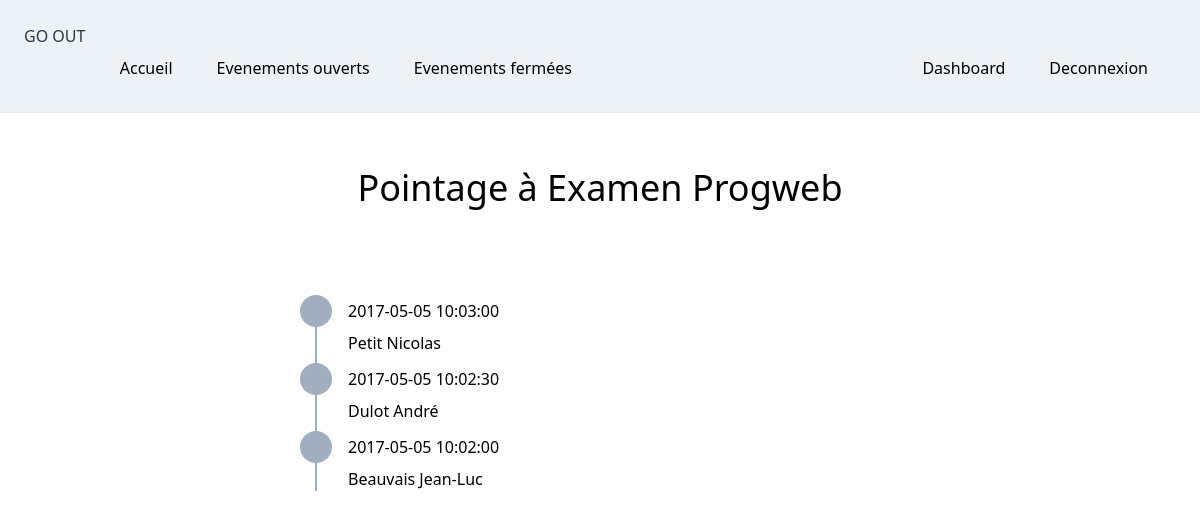
Page /participants.php?eid=1 (signed in) on the committed database.
### tables this page shows
CREATE TABLE `evenements` (
  `eid` int(11) NOT NULL,
  `intitule` varchar(100) NOT NULL,
  `description` text NOT NULL,
  `dateDebut` datetime NOT NULL,
  `dateFin` datetime NOT NULL,
  `type` enum('ouvert','ferme') NOT NULL,
  `cid` int(11) NOT NULL
);

CREATE TABLE `participations` (
  `ptid` int(11) NOT NULL,
  `eid` int(11) NOT NULL,
  `pid` int(11) NOT NULL,
  `date` datetime NOT NULL,
  `uid` int(11) NOT NULL
);

CREATE TABLE `personnes` (
  `pid` int(11) NOT NULL,
  `nom` varchar(30) NOT NULL,
  `prenom` varchar(30) NOT NULL
);

### auth/loader.php (called while the page is built, shortened)
<?php
spl_autoload_register(function ($class) {
    $path = explode('\\',$class);
    $class = array_pop($path);
});
$idm = new Pw\Auth\Identity\IdentityManager();

### auth/IdentityManager.php (called while the page is built, shortened)
<?php
class IdentityManager implements \ArrayAccess
{
    protected $storage;
    public function __construct(&$storage = null)
    {
        if (is_array($storage)) {
            $this->storage = &$storage;
        } elseif ($storage instanceof ArrayAccess) {
            $this->storage = $storage;
        } else {
            $this->storage = &$_SESSION;
        }
    }
    public function hasIdentity()
    {
        return isset($this->storage[self::IDKEY]) && isset($this->storage[self::IDKEY]['identity']);
    }
    public function getRole()
    {
        return $this->storage[self::IDKEY]['roles'][0];
    }
    public function hasRoles()
    {
        return $this->hasIdentity() && isset($this->storage[self::IDKEY]['roles']);
    }
}

### participants.php (the view, shortened to what this page needs)
<?php
    require("auth/EtreAuthentifie.php");
    $eid = $_GET['eid'];
    $SQL = "SELECT intitule FROM evenements WHERE eid = ? ";
    $st=$db->prepare($SQL);
    $st->execute([$eid]);
    if ($st->rowCount()==0) {
      header('Location: selecteve.php');
    }else {
      $resu = $st->fetch();
      $h = "Pointage à ".$resu['intitule'];
    }
    include("navbar.php");
    $SQL = "SELECT  * FROM participations pa INNER JOIN personnes pe ON pa.pid=pe.pid WHERE pa.eid = ? ORDER BY pa.date DESC";
    $st=$db->prepare($SQL);
    $st->execute([$eid]);
?>
<div class="relative mx-auto w-1/2 m-8">
  <div class="border-r-2 border-gray-500 mx-auto absolute h-full top-0" style="left: 15px"></div>
  <ul class="list-none mx-auto m-0 p-0">
    <?php
      while ($resu= $st->fetch()) {
    ?>
      <li class="mb-2 mx-auto">
        <div class="flex items-center mb-1">
          <div class="bg-gray-500 rounded-full h-8 w-8"></div>
          <div class="flex-1 ml-4 font-medium"><?php echo $resu['date']; ?></div>
        </div>
        <div class="ml-12">
          <?php echo $resu['nom']." ".$resu['prenom']; ?>
        </div>
      </li>
    <?php }?>
  </ul>
</div>

### navbar.php (shortened to what this page needs)
<?php
require_once("auth/loader.php");
include("header.php");
?>
<nav class="flex items-center justify-between flex-wrap bg-gray-200 p-6 border-b  w-full z-10 pin-t">
		<div class="flex items-center flex-no-shrink tex-gray-600 mr-6">
			<a class="text-gray-800 no-underline hover:tex-gray-600 hover:no-underline" href="home.php">
				GO OUT
			</a>
		</div>
		<div class="w-full flex-grow lg:flex lg:items-center lg:w-full hidden lg:block pt-6 lg:pt-0" id="nav-content">
			<ul class="list-reset lg:flex justify-end flex-1 items-center">
				<li class="mr-3">
					<a class="inline-block py-2 px-4 tex-gray-600 no-underline" href="acceuil.php">Accueil</a>
				</li>
				<li class="mr-3">
					<a class="inline-block text-grey-dark no-underline hover:text-grey-lighter hover:text-underline py-2 px-4" href="openEvent.php">Evenements ouverts</a>
				</li>
				<li class="mr-3">
					<a class="inline-block text-grey-dark no-underline hover:text-grey-lighter hover:text-underline py-2 px-4" href="closedEvent.php">Evenements fermées</a>
				</li>
      </ul>
      <ul class="list-reset lg:flex justify-end flex-1 items-center">
        <?php if ($idm->hasIdentity()): ?>
		      <?php if ($idm->getRole()=="admin"): ?>
            <li class="mr-3">
              <a class="inline-block text-grey-dark no-underline hover:text-grey-lighter hover:text-underline py-2 px-4" href="tbeve.php">Dashboard</a>
            </li>
          <?php endif; ?>
            <li class="mr-3">
              <a class="inline-block text-grey-dark no-underline hover:text-grey-lighter hover:text-underline py-2 px-4" href="logout.php">Deconnexion</a>
            </li>
          <?php endif; ?>
			</ul>
		</div>
	</nav>
		<h1 class="text-center text-xl md:text-4xl px-6 py-12 bg-white"><?= $h??"" ?></h1>

### rows in the picture
evenements: intitule "Pointage à Examen Progweb"
participations: date "2017-05-05 10:03:00", pid.nom "Petit", pid.prenom "Nicolas"
participations: date "2017-05-05 10:02:30", pid.nom "Dulot", pid.prenom "André"
participations: date "2017-05-05 10:02:00", pid.nom "Beauvais", pid.prenom "Jean-Luc"
